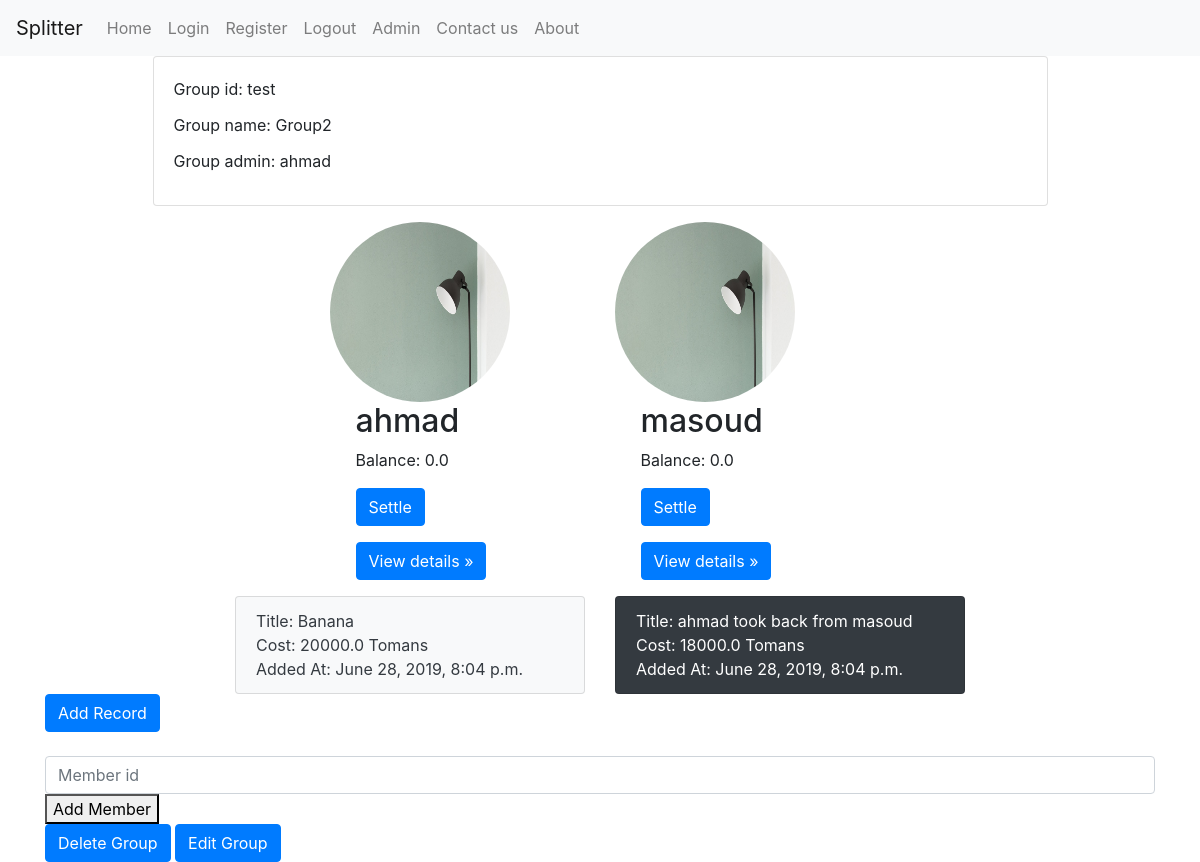
Before: /test/veiw (signed in) with the older database file.
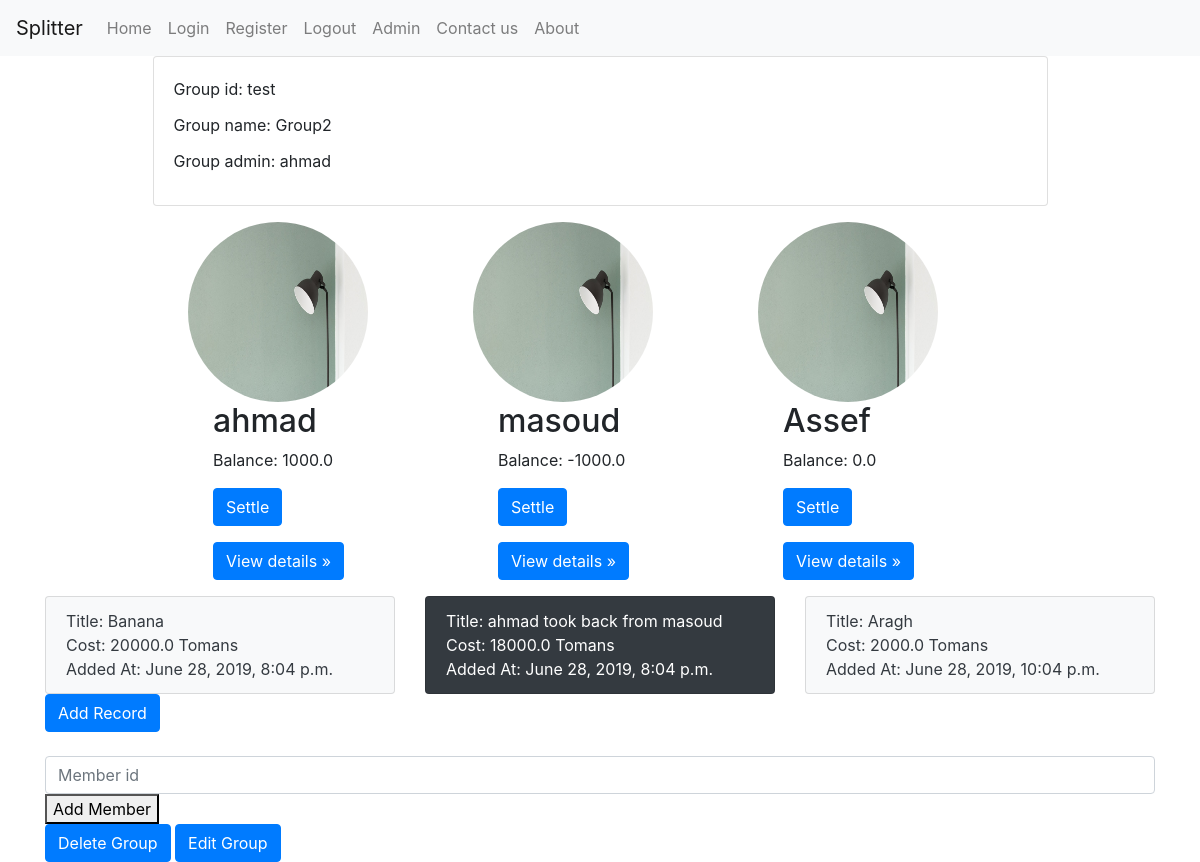
After: the same page with the newer database file.
### main/models.py (models this page shows, shortened)
class Group(models.Model):
    group_id = models.SlugField(max_length=20, unique=True)
    group_name = models.CharField(max_length=20)
    admin_fk = models.ForeignKey(Account, on_delete=models.CASCADE)

class Account(models.Model):
    user = models.OneToOneField(User, on_delete=models.CASCADE)

class GroupMember(models.Model):
    group_fk = models.ForeignKey(Group, on_delete=models.CASCADE)
    member_fk = models.ForeignKey(Account, on_delete=models.CASCADE)
    balance = models.FloatField(default=0)

class Expense(models.Model):
    expense_type = models.CharField(max_length=10, default='payment')
    group_fk = models.ForeignKey(Group, on_delete=models.CASCADE)
    adder_fk = models.ForeignKey(Account, on_delete=models.CASCADE,
                                 related_name='adder_fk')
    payer_fk = models.ForeignKey(Account, on_delete=models.CASCADE,
                                 related_name='payer_fk')
    title = models.CharField(max_length=20)
    cost = models.FloatField(default=0)
    date_time = models.DateTimeField(auto_now=True, null=True)

### main/views.py (the view)
# urls.py: path('<slug:group_id>/veiw', views.group_view),
@login_required
def group_view(request, group_id):
    if request.method == 'POST':
        try:
            member_id = request.POST['member_id']
            group = Group.objects.get(group_id=group_id)
            member = Account.objects.get(
                user=User.objects.get(username=member_id))
            GroupMember.objects.create(group_fk=group, member_fk=member)
            expenses = Expense.objects.filter(group_fk=group)
            for expense in expenses:
                ExpenseRatio.objects.create(expense_fk=expense, member_fk=member)
            return redirect(group_view, group_id=group_id)
        except Exception:
            title = 'Add New Member Error'
    else:
        title = 'Group'
    template_name = 'group.html'
    group = Group.objects.get(group_id=group_id)
    account = Account.objects.get(user=request.user)
    members = GroupMember.objects.filter(group_fk=group)
    expenses = Expense.objects.filter(group_fk=group)
    balance_details = BalanceDetail.objects.filter(group_fk=group)
    details = {}
    for member in members:
        temp = {}
        for balance_detail in balance_details:
            if balance_detail.debtor_fk == member.member_fk:
                temp[balance_detail.creditor_fk.user.username] = balance_detail.amount
            elif balance_detail.creditor_fk == member.member_fk:
                temp[balance_detail.debtor_fk.user.username] = balance_detail.amount
        details[member.member_fk.user.username] = temp
    context = {'title': title, 'group': group,
               'members': members, 'account': account,
               'expenses': expenses, 'details': details}
    return render(request, template_name, context)

### main/templates/group.html (shortened to what this page needs)
{% extends "base.html" %}
{% load static %}
{% block navbar %}
{% include 'navbar.html' %}
{% endblock %}
{% block content %}
<div class='col-12 col-md-10 mb-3 mx-auto'>
    <div class='card'>
        <div class='card-body'>
            <p class='card-title'>Group id: {{ group.group_id }}</p>
            <p class='card-title'>Group name: {{ group.group_name }}</p>
            <p class='card-title'>Group admin: {{ group.admin_fk.user.username}}</p>
        </div>
    </div>
</div>
<div class="row justify-content-center">
    {% for member in members %}
    <div class="col col-sm-6 col-lg-3">
        <img class="rounded-circle" src="{% static 'img/test.jpeg' %}" width="180" height="180">
        <h2 style="padding-left: 10%;">{{ member.member_fk.user.first_name }}</h2>
        <p style="padding-left: 10%;">Balance: {{ member.balance }}</p>
        <p style="padding-left: 10%;">
            <a class="btn btn-primary" href="settle/{{member.member_fk.user.username}}">
                Settle
            </a>
        </p>
        <p style="padding-left: 10%;">
            <button class="btn btn-primary" type="button" data-toggle="collapse"
                data-target="#{{ member.member_fk.user.first_name }}" aria-expanded="false"
                aria-controls="{{ member.member_fk.user.first_name }}">
                View details &raquo;
            </button>
        </p>
    </div>
    {% endfor %}
</div>
<div class="row justify-content-center">
    {% for expense in expenses %}
    <div class="col col-sm-6 col-lg-4">
        {% if expense.expense_type == 'payment' %}
        <a href="{{ expense.pk }}">
            <ul class="list-group">
                <li class="list-group-item bg-light text-dark">
                    Title: {{ expense.title }}
                    Cost: {{ expense.cost }} Tomans
                    Added At: {{ expense.date_time }}
                </li>
            </ul>
        </a>
        {% endif %}
        {% if expense.expense_type == 'settle' %}
        <a href="{{ expense.pk }}">
            <ul class="list-group">
                <li class="list-group-item bg-dark text-white">
                    Title: {{ expense.title }}
                    Cost: {{ expense.cost }} Tomans
                    Added At: {{ expense.date_time }}
                </li>
            </ul>
        </a>
        {% endif %}
    </div>
    {% endfor %}
</div>
<a class="btn btn-primary" href="add-expense"
    role="button">Add Record</a>
<br>
<br>
{% if group.admin_fk == account %}
<form method='POST' action='' enctype='multipart/form-data'> {% csrf_token %}
    <input name="member_id" type="text" class="form-control" placeholder="Member id" required autofocus>
    <button type='submit'>Add Member</button>
</form>
<a class="btn btn-primary" href="delete-group"
    role="button">Delete Group</a>
<a class="btn btn-primary" href="edit-group"
    role="button">Edit Group</a>
{% endif %}
{% endblock %}

### main/templates/base.html (shortened to what this page needs)
{% load static %}
<!doctype html>
<html lang="en">
<head>
    <link rel="stylesheet" type="text/css" href="{% static 'css/bootstrap.min.css' %}">
</head>
<body>
    <head>
        {% block navbar %}{% endblock %}
    </head>
    <main role="main" class="container">
        {% block content %}{% endblock %}
    </main>
</body>
</html>

### main/templates/navbar.html (shortened to what this page needs)
<nav class="navbar navbar-expand-lg navbar-light bg-light">
    <a class="navbar-brand" href="/">Splitter</a>
    <div class="collapse navbar-collapse" id="navbarSupportedContent">
        <ul class="navbar-nav mr-auto">
            <li class="nav-item">
                <a class="nav-link" href="/">Home</a>
            </li>
            <li class="nav-item">
                <a class="nav-link" href="/login">Login</a>
            </li>
            <li class="nav-item">
                <a class="nav-link" href="/register">Register</a>
            </li>
            <li class="nav-item">
                <a class="nav-link" href="/logout">Logout</a>
            </li>
            <li class="nav-item">
                <a class="nav-link" href="/admin/">Admin</a>
            </li>
            <li class="nav-item">
                <a class="nav-link" href="/contact">Contact us</a>
            </li>
            <li class="nav-item">
                <a class="nav-link" href="/about">About</a>
            </li>
        </ul>
    </div>
</nav>

Changed rows visible on the page:
changed GroupMember "ahmad": balance "0.0" → "1000.0"
changed GroupMember "masoud": balance "0.0" → "-1000.0"
added GroupMember: member_fk.user.first_name "Assef", balance "0.0"
added Expense: title "Aragh", cost "2000.0", date_time "June 28, 2019, 10:04 p.m."
